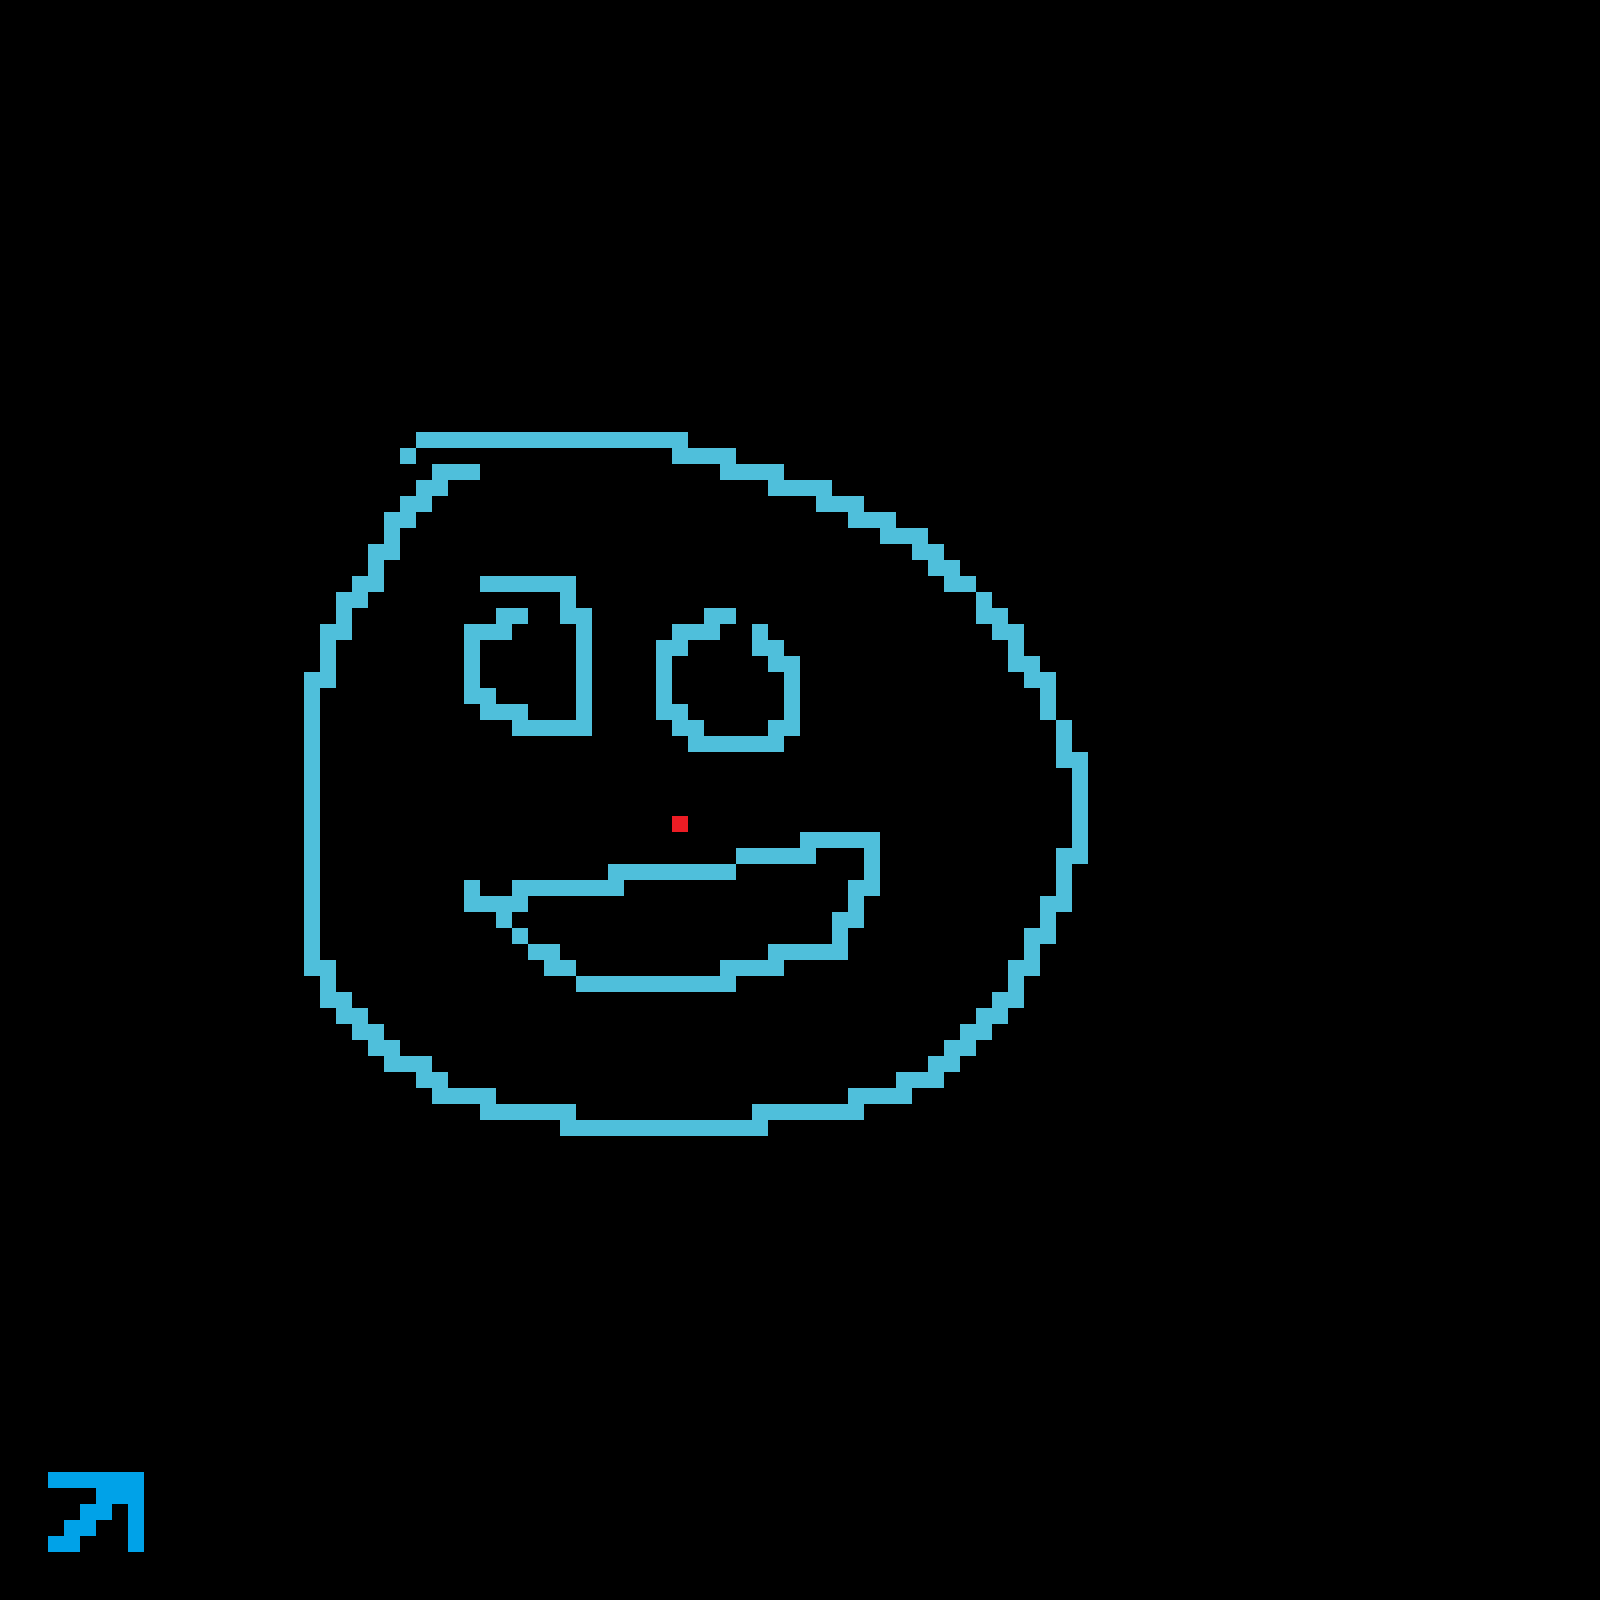

This game map was drawn from its Tiled (.tmx) file and the tilesets committed beside it. A one-line description and the trimmed map source follow:
An orthogonal 100x100 tile map with 16x16 px tiles, 3 tile layers (Background, Walls, POI).

<map version="1.0" orientation="orthogonal" renderorder="right-down" width="100" height="100" tilewidth="16" tileheight="16" nextobjectid="3">
 <tileset firstgid="1" source="Layout.tsx" />
 <layer name="Background" width="100" height="100">
  <data>[10000 cells, 10000 non-empty, 1 distinct tile ids]</data>
 </layer>
 <layer name="Walls" width="100" height="100">
  <properties>
   <property name="blocking" value="true" />
  </properties>
  <data>[10000 cells, 309 non-empty, 1 distinct tile ids]</data>
 </layer>
 <layer name="POI" width="100" height="100">
  <data>[10000 cells, 20 non-empty, 3 distinct tile ids]</data>
 </layer>
</map>